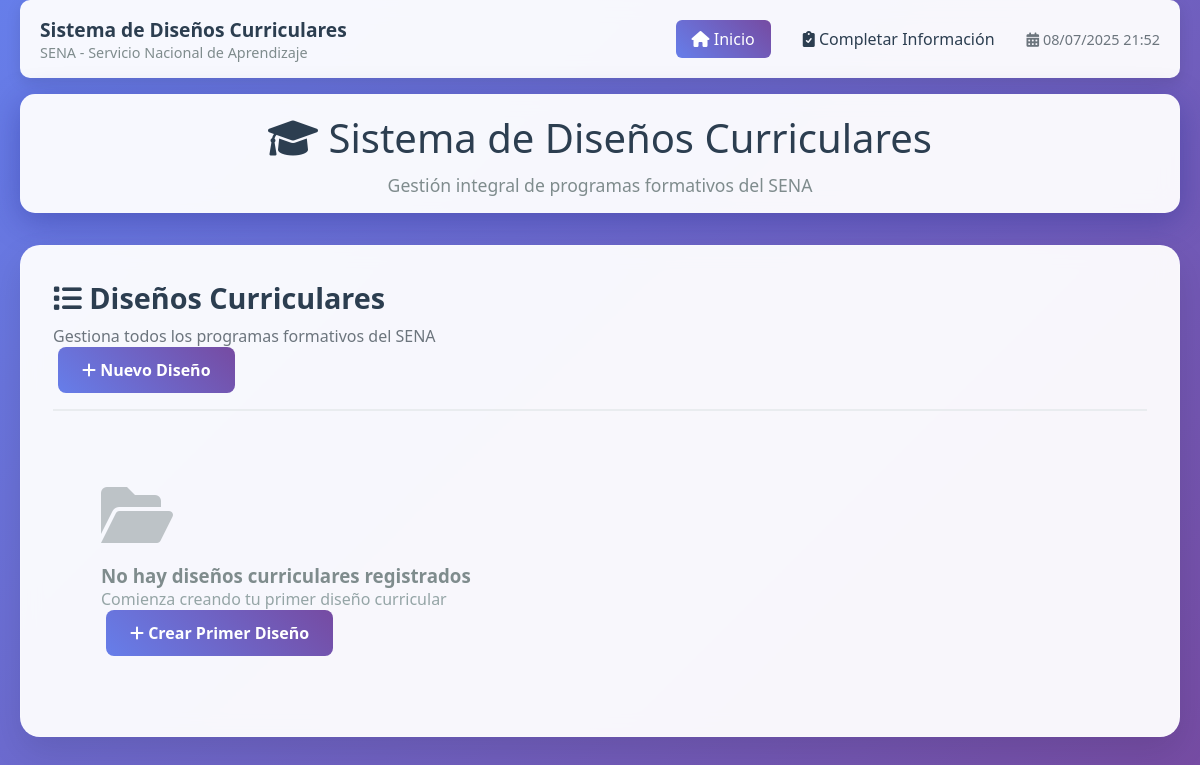
Before: / with the older database file.
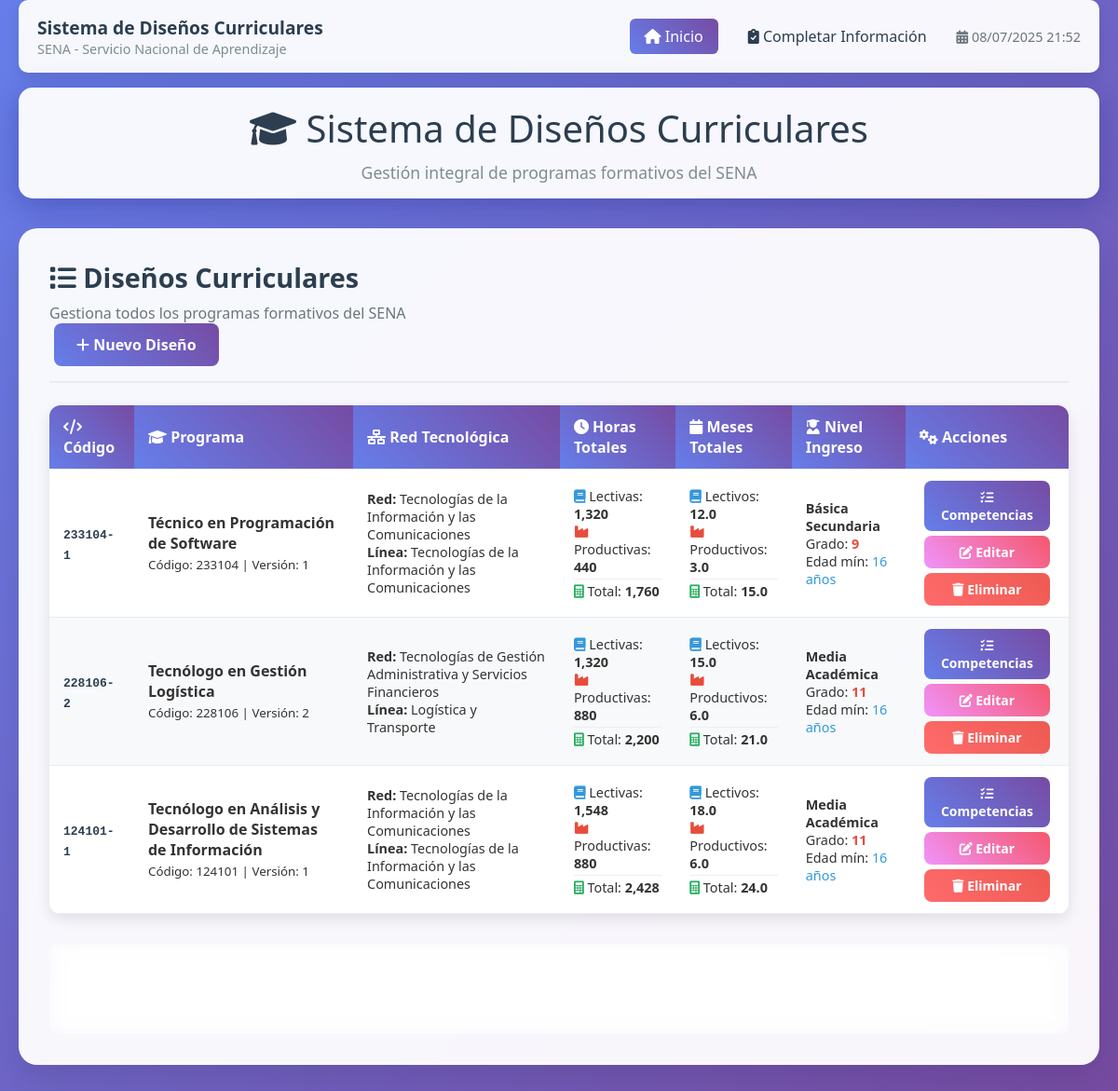
After: the same page with the newer database file.
### sql/conexion.php (called while the page is built, shortened)
<?php
class Conexion {
    private $host = 'localhost';
    private $dbname = 'disenos_curriculares';
    private $user = 'root';
    private $password = '';
    private $port = 3306;
    private $charset = 'utf8mb4';
    private $conexion;
    public function __construct() {
        try {
            $dsn = "mysql:host=$this->host;port=$this->port;dbname=$this->dbname;charset=$this->charset";
            $this->conexion = new PDO($dsn, $this->user, $this->password);
            $this->conexion->setAttribute(PDO::ATTR_ERRMODE, PDO::ERRMODE_EXCEPTION);
            $this->conexion->exec("SET NAMES 'utf8mb4' COLLATE 'utf8mb4_unicode_ci'");
        } catch (PDOException $e) {
            error_log('Error de conexión a la base de datos: ' . $e->getMessage());
            throw new Exception('Error de conexión a la base de datos');
        }
    }
    public function obtenerConexion() {
        return $this->conexion;
    }
}
?>

### math/forms/metodosDisenos.php (called while the page is built, shortened)
<?php
require_once __DIR__ . '/../../sql/conexion.php';
class MetodosDisenos extends Conexion {
    private $conexion;
    public function __construct() {
        $this->conexion = new Conexion();
        $this->conexion = $this->conexion->obtenerConexion();
    }
    public function obtenerTodosLosDiseños() {
        try {
            $stmt = $this->conexion->prepare("SELECT * FROM diseños ORDER BY codigoDiseño DESC");
            $stmt->execute();
            return $stmt->fetchAll(PDO::FETCH_ASSOC);
        } catch (PDOException $e) {
            throw new Exception("Error al obtener diseños: " . $e->getMessage());
        }
    }
}
?>

### app/forms/vistas/listar_disenos.php (the view, shortened to what this page needs)
<div class="card-header">
    <div class="flex-between">
        <div>
            <h2 class="card-title"><i class="fas fa-list"></i> Diseños Curriculares</h2>
            <p class="card-subtitle">Gestiona todos los programas formativos del SENA</p>
        </div>
        <a href="?accion=crear&tipo=disenos" class="btn btn-primary">
            <i class="fas fa-plus"></i> Nuevo Diseño
        </a>
    </div>
</div>
<?php if (empty($diseños)): ?>
    <div class="text-center" style="padding: 3rem;">
        <i class="fas fa-folder-open" style="font-size: 4rem; color: #bdc3c7; margin-bottom: 1rem;"></i>
        <h3 style="color: #7f8c8d;">No hay diseños curriculares registrados</h3>
        <p style="color: #95a5a6;">Comienza creando tu primer diseño curricular</p>
        <a href="?accion=crear&tipo=disenos" class="btn btn-primary mt-3">
            <i class="fas fa-plus"></i> Crear Primer Diseño
        </a>
    </div>
<?php else: ?>
    <div class="table-container">
        <table class="table">
            <thead>
                <tr>
                    <th><i class="fas fa-code"></i> Código</th>
                    <th><i class="fas fa-graduation-cap"></i> Programa</th>
                    <th><i class="fas fa-network-wired"></i> Red Tecnológica</th>
                    <th><i class="fas fa-clock"></i> Horas Totales</th>
                    <th><i class="fas fa-calendar"></i> Meses Totales</th>
                    <th><i class="fas fa-user-graduate"></i> Nivel Ingreso</th>
                    <th><i class="fas fa-cogs"></i> Acciones</th>
                </tr>
            </thead>
            <tbody>
                <?php foreach ($diseños as $diseño): ?>
                    <tr>
                        <td>
                            <span style="font-family: monospace; font-weight: bold; color: #2c3e50;">
                                <?php echo htmlspecialchars($diseño['codigoDiseño']); ?>
                            </span>
                        </td>
                        <td>
                            <strong><?php echo htmlspecialchars($diseño['nombrePrograma'] ?? ''); ?></strong>
                            <br>
                            <small class="text-muted">
                                Código: <?php echo htmlspecialchars($diseño['codigoPrograma'] ?? ''); ?>
                                | Versión: <?php echo htmlspecialchars($diseño['versionPrograma'] ?? ''); ?>
                            </small>
                        </td>
                        <td>
                            <div style="font-size: 0.9rem;">
                                <div><strong>Red:</strong> <?php echo htmlspecialchars($diseño['redTecnologica'] ?? ''); ?></div>
                                <div><strong>Línea:</strong> <?php echo htmlspecialchars($diseño['lineaTecnologica'] ?? ''); ?></div>
                            </div>
                        </td>
                        <td>
                            <div style="font-size: 0.9rem;">
                                <div><i class="fas fa-book" style="color: #3498db;"></i> Lectivas: <strong><?php echo number_format($diseño['horasDesarrolloLectiva'] ?? 0, 0); ?></strong></div>
                                <div><i class="fas fa-industry" style="color: #e74c3c;"></i> Productivas: <strong><?php echo number_format($diseño['horasDesarrolloProductiva'] ?? 0, 0); ?></strong></div>
                                <div style="border-top: 1px solid #eee; margin-top: 3px; padding-top: 3px;">
                                    <i class="fas fa-calculator" style="color: #27ae60;"></i> Total: <strong><?php echo number_format($diseño['horasDesarrolloDiseño'] ?? 0, 0); ?></strong>
                                </div>
                            </div>
                        </td>
                        <td>
                            <div style="font-size: 0.9rem;">
                                <div><i class="fas fa-book" style="color: #3498db;"></i> Lectivos: <strong><?php echo number_format($diseño['mesesDesarrolloLectiva'] ?? 0, 1); ?></strong></div>
                                <div><i class="fas fa-industry" style="color: #e74c3c;"></i> Productivos: <strong><?php echo number_format($diseño['mesesDesarrolloProductiva'] ?? 0, 1); ?></strong></div>
                                <div style="border-top: 1px solid #eee; margin-top: 3px; padding-top: 3px;">
                                    <i class="fas fa-calculator" style="color: #27ae60;"></i> Total: <strong><?php echo number_format($diseño['mesesDesarrolloDiseño'] ?? 0, 1); ?></strong>
                                </div>
                            </div>
                        </td>
                        <td>
                            <div style="font-size: 0.9rem;">
                                <div><strong><?php echo htmlspecialchars($diseño['nivelAcademicoIngreso'] ?? ''); ?></strong></div>
                                <div>Grado: <span style="color: #e74c3c; font-weight: bold;"><?php echo htmlspecialchars($diseño['gradoNivelAcademico'] ?? ''); ?></span></div>
                                <div>Edad mín: <span style="color: #3498db;"><?php echo htmlspecialchars($diseño['edadMinima'] ?? ''); ?> años</span></div>
                            </div>
                        </td>
                        <td>
                            <div style="display: flex; flex-direction: column; gap: 5px;">
                                <a href="?accion=ver_competencias&codigo=<?php echo urlencode($diseño['codigoDiseño']); ?>"
                                   class="btn btn-primary btn-sm" title="Ver Competencias">
                                    <i class="fas fa-tasks"></i> Competencias
                                </a>
                                <a href="?accion=editar&tipo=disenos&codigo=<?php echo urlencode($diseño['codigoDiseño']); ?>"
                                   class="btn btn-warning btn-sm" title="Editar">
                                    <i class="fas fa-edit"></i> Editar
                                </a>
                                <a href="?accion=eliminar&tipo=disenos&codigo=<?php echo urlencode($diseño['codigoDiseño']); ?>"
                                   class="btn btn-danger btn-sm"
                                   onclick="return confirm('¿Estás seguro de eliminar este diseño? Se eliminarán también todas sus competencias y RAPs asociados.')"
                                   title="Eliminar">
                                    <i class="fas fa-trash"></i> Eliminar
                                </a>
                            </div>
                        </td>
                    </tr>
                <?php endforeach; ?>
            </tbody>
        </table>
    </div>
    <div style="margin-top: 2rem; padding: 1rem; background: rgba(255, 255, 255, 0.1); border-radius: 8px; backdrop-filter: blur(10px);">
        <div style="display: grid; grid-template-columns: repeat(auto-fit, minmax(200px, 1fr)); gap: 1rem; color: white;">
            <div class="text-center">
                <h3 style="margin: 0; font-size: 2rem; color: #fff;"><?php echo count($diseños); ?></h3>
                <p style="margin: 0; opacity: 0.8;">Diseños Curriculares</p>
            </div>
            <div class="text-center">
                <h3 style="margin: 0; font-size: 2rem; color: #fff;">
                </h3>
                <p style="margin: 0; opacity: 0.8;">Horas Totales</p>
            </div>
            <div class="text-center">
                <h3 style="margin: 0; font-size: 2rem; color: #fff;">
                </h3>
                <p style="margin: 0; opacity: 0.8;">Meses Totales</p>
            </div>
        </div>
    </div>
<?php endif; ?>

### app/forms/index.php (shortened to what this page needs)
<?php
require_once $_SERVER['DOCUMENT_ROOT'] . '/math/forms/metodosDisenos.php';
$metodos = new MetodosDisenos();
$accion = $_GET['accion'] ?? 'listar';
try {
    $diseños = [];
    if ($accion === 'listar' || $accion === 'crear') {
        $diseños = $metodos->obtenerTodosLosDiseños();
    } elseif ($accion === 'ver_competencias') {
        $codigoDiseño = $_GET['codigo'] ?? '';
        $diseño_actual = $metodos->obtenerDiseñoPorCodigo($codigoDiseño);
        $competencias = $metodos->obtenerCompetenciasPorDiseño($codigoDiseño);
    } elseif ($accion === 'ver_raps') {
        $codigoDiseñoCompetenciaReporte = $_GET['codigo'] ?? '';
        $competencia_actual = $metodos->obtenerCompetenciaPorCodigo($codigoDiseñoCompetenciaReporte);
        $raps = $metodos->obtenerRapsPorCompetencia($codigoDiseñoCompetenciaReporte);
    }
} catch (Exception $e) {
    $mensaje = 'Error: ' . $e->getMessage();
    $tipoMensaje = 'danger';
}
?>
<!DOCTYPE html>
<html lang="es">
<head>
    <link rel="stylesheet" href="<?php echo BASE_URL; ?>assets/css/forms/estilosPrincipales.css">
    <link href="https://cdnjs.cloudflare.com/ajax/libs/font-awesome/6.0.0/css/all.min.css" rel="stylesheet">
</head>
<body>
    <div class="container">
        <?php include 'vistas/nav.php'; ?>
        <div class="header">
            <h1><i class="fas fa-graduation-cap"></i> Sistema de Diseños Curriculares</h1>
            <p>Gestión integral de programas formativos del SENA</p>
        </div>
        <div class="card fade-in">
            <?php
            switch ($accion) {
                case 'listar':
                    include 'vistas/listar_disenos.php';
                    break;
            }
            ?>
        </div>
    </div>
</body>
</html>

### app/forms/vistas/nav.php (shortened to what this page needs)
<nav style="background: rgba(255, 255, 255, 0.95); backdrop-filter: blur(10px); padding: 1rem 0; margin-bottom: 1rem; border-radius: 10px; box-shadow: 0 5px 15px rgba(0, 0, 0, 0.1);">
    <div class="container">
        <div style="display: flex; justify-content: space-between; align-items: center;">
            <div style="display: flex; align-items: center; gap: 1rem;">
                <div>
                    <h3 style="margin: 0; color: #2c3e50; font-size: 1.2rem;">Sistema de Diseños Curriculares</h3>
                    <p style="margin: 0; color: #7f8c8d; font-size: 0.9rem;">SENA - Servicio Nacional de Aprendizaje</p>
                </div>
            </div>
            <div style="display: flex; gap: 1rem; align-items: center;">
                <a href="?accion=listar" class="nav-link <?php echo ($accion === 'listar' || !isset($accion)) ? 'active' : ''; ?>">
                    <i class="fas fa-home"></i> Inicio
                </a>
                <a href="?accion=completar_informacion" class="nav-link <?php echo ($accion === 'completar_informacion') ? 'active' : ''; ?>">
                    <i class="fas fa-clipboard-check"></i> Completar Información
                </a>
                <div style="font-size: 0.9rem; color: #6c757d;">
                    <i class="fas fa-calendar-alt"></i>
                    <?php echo date('d/m/Y H:i'); ?>
                </div>
            </div>
        </div>
    </div>
</nav>

### assets/css/forms/estilosPrincipales.css (style rules this page uses)
* { margin: 0; padding: 0; box-sizing: border-box; }
body { font-family: 'Segoe UI', Tahoma, Geneva, Verdana, sans-serif; background: linear-gradient(135deg, #667eea 0%, #764ba2 100%); min-height: 100vh; color: #333; }
.container { max-width: 1200px; margin: 0 auto; padding: 20px; }
.header { background: rgba(255, 255, 255, 0.95); backdrop-filter: blur(10px); padding: 1rem 0; margin-bottom: 2rem; border-radius: 15px; box-shadow: 0 8px 32px rgba(31, 38, 135, 0.37); }
.header h1 { text-align: center; color: #2c3e50; font-size: 2.5rem; font-weight: 300; margin-bottom: 0.5rem; }
.header p { text-align: center; color: #7f8c8d; font-size: 1.1rem; }
.card { background: rgba(255, 255, 255, 0.95); border-radius: 20px; padding: 2rem; margin-bottom: 2rem; box-shadow: 0 15px 35px rgba(0, 0, 0, 0.1); backdrop-filter: blur(10px); border: 1px solid rgba(255, 255, 255, 0.2); }
.card-header { border-bottom: 2px solid #e9ecef; padding-bottom: 1rem; margin-bottom: 1.5rem; }
.card-title { font-size: 1.8rem; color: #2c3e50; font-weight: 600; margin-bottom: 0.5rem; }
.card-subtitle { color: #6c757d; font-size: 1rem; }
.btn { padding: 12px 24px; border: none; border-radius: 8px; font-size: 1rem; font-weight: 600; cursor: pointer; transition: all 0.3s ease; text-decoration: none; display: inline-block; text-align: center; margin: 0 5px; }
.btn-primary { background: linear-gradient(45deg, #667eea, #764ba2); color: white; }
.btn-warning { background: linear-gradient(45deg, #f093fb, #f5576c); color: white; }
.btn-danger { background: linear-gradient(45deg, #ff6b6b, #ee5a52); color: white; }
.btn-sm { padding: 8px 16px; font-size: 0.875rem; }
.table-container { overflow-x: auto; background: white; border-radius: 12px; box-shadow: 0 5px 15px rgba(0, 0, 0, 0.1); }
.table { width: 100%; border-collapse: collapse; margin: 0; }
.table th, .table td { padding: 12px 15px; text-align: left; border-bottom: 1px solid #e9ecef; }
.table th { background: linear-gradient(45deg, #667eea, #764ba2); color: white; font-weight: 600; position: sticky; top: 0; z-index: 10; }
.table tbody tr:nth-child(even) { background: #f8f9fa; }
.fade-in { animation: fadeIn 0.5s ease-out; }
.fade-in { animation: fadeIn 0.3s ease-in; }

### app/forms/vistas/nav.php (style rules this page uses)
.nav-link { padding: 8px 16px; color: #2c3e50; text-decoration: none; border-radius: 6px; transition: all 0.3s ease; font-weight: 500; }
.nav-link.active { background: linear-gradient(45deg, #667eea, #764ba2); color: white; }
.container { max-width: 1200px; margin: 0 auto; padding: 0 20px; }

Changed rows visible on the page:
added diseños: codigoDiseño "233104-1", nombrePrograma "Técnico en Programación de Software", codigoPrograma "233104", versionPrograma "1", redTecnologica "Tecnologías de la Información y las Comunicaciones", lineaTecnologica "Tecnologías de la Información y las Comunicaciones", horasDesarrolloLectiva "1,320", horasDesarrolloProductiva "440", horasDesarrolloDiseño "1,760", mesesDesarrolloLectiva "12.0", mesesDesarrolloProductiva "3.0", mesesDesarrolloDiseño "15.0", nivelAcademicoIngreso "Básica Secundaria", gradoNivelAcademico "9", edadMinima "16"
added diseños: codigoDiseño "228106-2", nombrePrograma "Tecnólogo en Gestión Logística", codigoPrograma "228106", versionPrograma "2", redTecnologica "Tecnologías de Gestión Administrativa y Servicios Financieros", lineaTecnologica "Logística y Transporte", horasDesarrolloLectiva "1,320", horasDesarrolloProductiva "880", horasDesarrolloDiseño "2,200", mesesDesarrolloLectiva "15.0", mesesDesarrolloProductiva "6.0", mesesDesarrolloDiseño "21.0", nivelAcademicoIngreso "Media Académica", gradoNivelAcademico "11", edadMinima "16"
added diseños: codigoDiseño "124101-1", nombrePrograma "Tecnólogo en Análisis y Desarrollo de Sistemas de Información", codigoPrograma "124101", versionPrograma "1", redTecnologica "Tecnologías de la Información y las Comunicaciones", lineaTecnologica "Tecnologías de la Información y las Comunicaciones", horasDesarrolloLectiva "1,548", horasDesarrolloProductiva "880", horasDesarrolloDiseño "2,428", mesesDesarrolloLectiva "18.0", mesesDesarrolloProductiva "6.0", mesesDesarrolloDiseño "24.0", nivelAcademicoIngreso "Media Académica", gradoNivelAcademico "11", edadMinima "16"
Other visible differences:
text no longer shown: "No hay diseños curriculares registrados Comienza creando tu primer diseño curricular Crear Primer Diseño"
text now shown: "Código Programa Red Tecnológica Horas Totales Meses Totales Nivel Ingreso Acciones"
